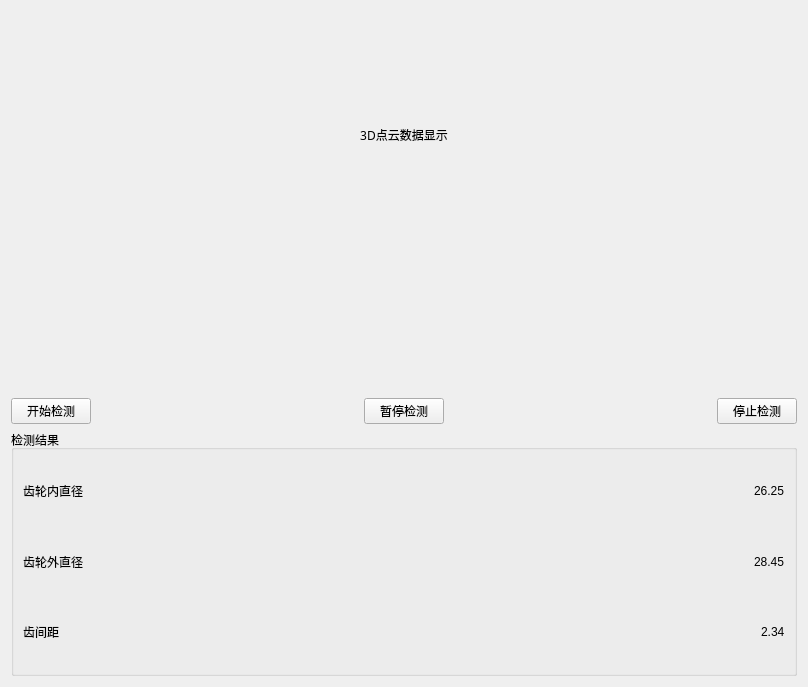
<?xml version="1.0" encoding="UTF-8"?>
<ui version="4.0">
 <class>Form</class>
 <widget class="QWidget" name="Form">
  <property name="geometry">
   <rect>
    <x>0</x>
    <y>0</y>
    <width>808</width>
    <height>687</height>
   </rect>
  </property>
  <property name="minimumSize">
   <size>
    <width>808</width>
    <height>687</height>
   </size>
  </property>
  <property name="windowTitle">
   <string>3D点云数据显示</string>
  </property>
  <layout class="QHBoxLayout" name="horizontalLayout_5">
   <item>
    <layout class="QVBoxLayout" name="verticalLayout">
     <item>
      <widget class="QLabel" name="label">
       <property name="minimumSize">
        <size>
         <width>609</width>
         <height>247</height>
        </size>
       </property>
       <property name="font">
        <font>
         <family>Bahnschrift Condensed</family>
        </font>
       </property>
       <property name="layoutDirection">
        <enum>Qt::LeftToRight</enum>
       </property>
       <property name="text">
        <string>3D点云数据显示</string>
       </property>
       <property name="alignment">
        <set>Qt::AlignCenter</set>
       </property>
      </widget>
     </item>
     <item>
      <spacer name="verticalSpacer">
       <property name="orientation">
        <enum>Qt::Vertical</enum>
       </property>
       <property name="sizeHint" stdset="0">
        <size>
         <width>20</width>
         <height>40</height>
        </size>
       </property>
      </spacer>
     </item>
     <item>
      <layout class="QHBoxLayout" name="horizontalLayout">
       <item>
        <widget class="QPushButton" name="pushButton_2">
         <property name="text">
          <string>开始检测</string>
         </property>
        </widget>
       </item>
       <item>
        <spacer name="horizontalSpacer_4">
         <property name="orientation">
          <enum>Qt::Horizontal</enum>
         </property>
         <property name="sizeHint" stdset="0">
          <size>
           <width>40</width>
           <height>20</height>
          </size>
         </property>
        </spacer>
       </item>
       <item>
        <widget class="QPushButton" name="pushButton_4">
         <property name="text">
          <string>暂停检测</string>
         </property>
        </widget>
       </item>
       <item>
        <spacer name="horizontalSpacer_5">
         <property name="orientation">
          <enum>Qt::Horizontal</enum>
         </property>
         <property name="sizeHint" stdset="0">
          <size>
           <width>40</width>
           <height>20</height>
          </size>
         </property>
        </spacer>
       </item>
       <item>
        <widget class="QPushButton" name="pushButton_3">
         <property name="text">
          <string>停止检测</string>
         </property>
        </widget>
       </item>
      </layout>
     </item>
     <item>
      <widget class="QGroupBox" name="groupBox">
       <property name="minimumSize">
        <size>
         <width>609</width>
         <height>246</height>
        </size>
       </property>
       <property name="title">
        <string>检测结果</string>
       </property>
       <layout class="QVBoxLayout" name="verticalLayout_2">
        <item>
         <layout class="QHBoxLayout" name="horizontalLayout_2">
          <item>
           <widget class="QLabel" name="label_2">
            <property name="text">
             <string>齿轮内直径</string>
            </property>
           </widget>
          </item>
          <item>
           <spacer name="horizontalSpacer">
            <property name="orientation">
             <enum>Qt::Horizontal</enum>
            </property>
            <property name="sizeHint" stdset="0">
             <size>
              <width>40</width>
              <height>20</height>
             </size>
            </property>
           </spacer>
          </item>
          <item>
           <widget class="QLabel" name="label_5">
            <property name="text">
             <string>26.25</string>
            </property>
           </widget>
          </item>
         </layout>
        </item>
        <item>
         <layout class="QHBoxLayout" name="horizontalLayout_3">
          <item>
           <widget class="QLabel" name="label_3">
            <property name="text">
             <string>齿轮外直径</string>
            </property>
           </widget>
          </item>
          <item>
           <spacer name="horizontalSpacer_2">
            <property name="orientation">
             <enum>Qt::Horizontal</enum>
            </property>
            <property name="sizeHint" stdset="0">
             <size>
              <width>40</width>
              <height>20</height>
             </size>
            </property>
           </spacer>
          </item>
          <item>
           <widget class="QLabel" name="label_6">
            <property name="text">
             <string>28.45</string>
            </property>
           </widget>
          </item>
         </layout>
        </item>
        <item>
         <layout class="QHBoxLayout" name="horizontalLayout_4">
          <item>
           <widget class="QLabel" name="label_4">
            <property name="text">
             <string>齿间距</string>
            </property>
           </widget>
          </item>
          <item>
           <spacer name="horizontalSpacer_3">
            <property name="orientation">
             <enum>Qt::Horizontal</enum>
            </property>
            <property name="sizeHint" stdset="0">
             <size>
              <width>40</width>
              <height>20</height>
             </size>
            </property>
           </spacer>
          </item>
          <item>
           <widget class="QLabel" name="label_7">
            <property name="text">
             <string>2.34</string>
            </property>
           </widget>
          </item>
         </layout>
        </item>
       </layout>
      </widget>
     </item>
    </layout>
   </item>
  </layout>
 </widget>
 <resources/>
 <connections/>
</ui>
